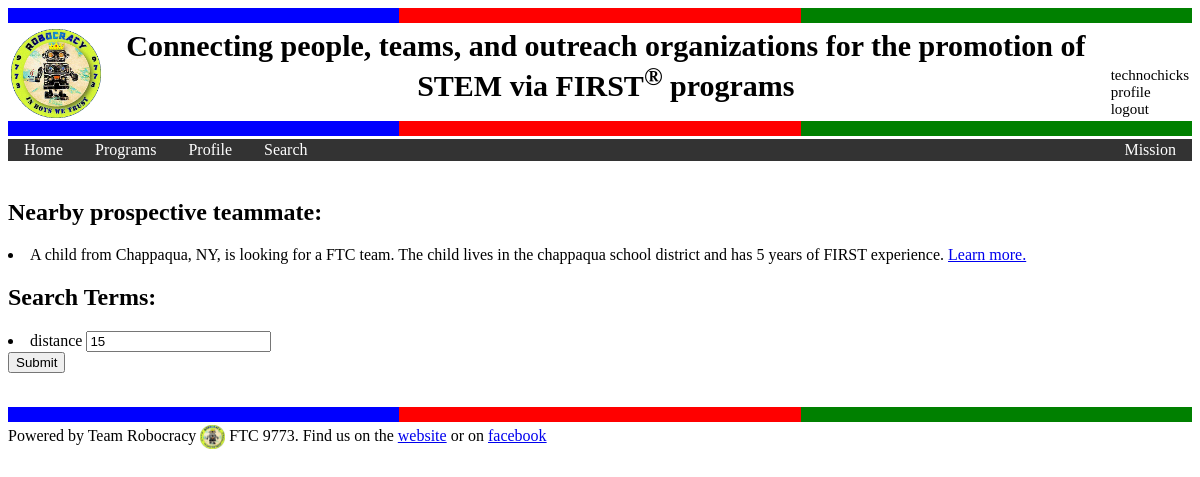
Page /match/team_searching_persons/ (signed in) on the earlier database version.
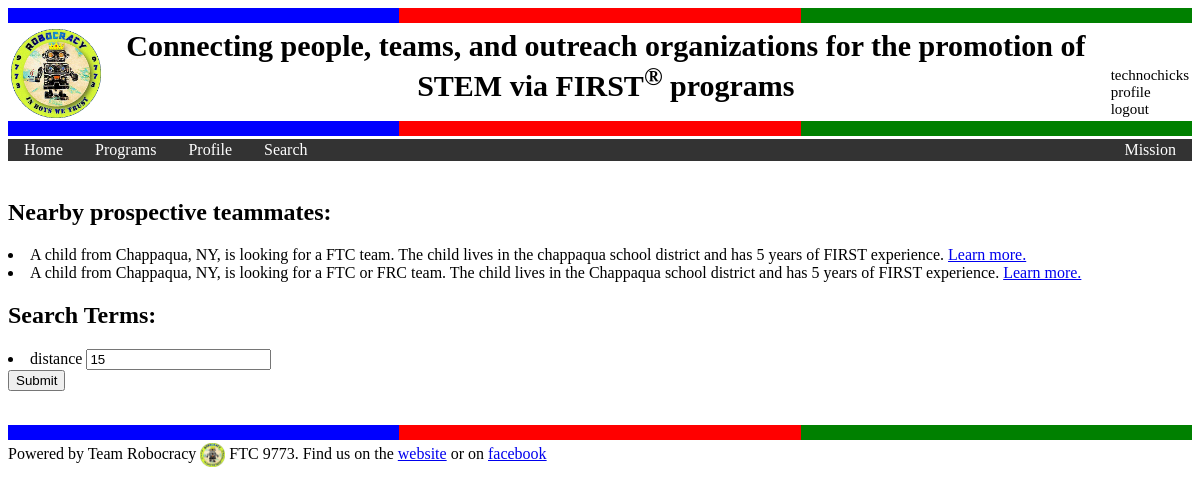
Same page on the later database version.
### match/models.py (models this page shows, shortened)
class Person(models.Model):
    username = models.CharField(max_length=200, default="")
    guardian_name = models.CharField(max_length=200,
        help_text="Enter the name of the child's guardian.")
    child_name = models.CharField(max_length=200,
        help_text="Enter the name of the child that you are looking a team for.")
    child_interest = models.TextField(max_length=1000,
        help_text="Enter your child's interest and relevant experience. Text should read as a paragraph.")
    school_district_name = models.CharField(max_length=200,
        help_text="Enter the name of your child's school district. Some school-based teams restricts membership to children in the district.")
    years_of_FIRST_experience = models.PositiveSmallIntegerField(default=0,
        help_text="Enter the number of seasons that your child has participated in FIRST programs.")
    zip_code = models.PositiveSmallIntegerField(validators=[validate_zip_code],
        help_text="5 digit ZIP code of where you live.")
    town_name = models.CharField(max_length=50, blank=True, default="")
    state_name = models.CharField(max_length=2, blank=True, default="")
    latitude = models.FloatField(default=0.0, blank=True)
    longitude = models.FloatField(default=0.0, blank=True)
    interested_in_jFLL = models.BooleanField(default=False,
        help_text="Select if your child is interested in joining a Junior FIRST Lego League (jFLL) team.")
    interested_in_FLL  = models.BooleanField(default=False,
        help_text="Select if your child is interested in joining an FIRST Lego League (FLL) team.")
    interested_in_FTC  = models.BooleanField(default=False,
        help_text="Select if your child is interested in joining an FIRST Tech Challenge (FTC) team.")
    interested_in_FRC  = models.BooleanField(default=False,
        help_text="Select if your child is interested in joining an FIRST Robotics Competition (FRC) team.")
    def child_team_interest_description(self, positive_pre_sentence, negative_pre_sentence):
        if self.interested_in_jFLL or self.interested_in_FLL or self.interested_in_FTC or self.interested_in_FRC:
            str = positive_pre_sentence + " "
            str += display_or_list([[self.interested_in_jFLL, "junior FLL"],
                    [self.interested_in_FLL, "FLL"], [self.interested_in_FTC, "FTC"],
                    [self.interested_in_FRC, "FRC"]])
            return str + " team"
        else:
            return negative_pre_sentence
    def child_description(self):
        str = "A child from %s, %s, is %s.  " % (self.town_name, self.state_name,
            self.child_team_interest_description("looking for a", "not currently looking for a"))
        str += "The child lives in the %s school district" % self.school_district_name
        if self.years_of_FIRST_experience > 0:
            str += " and has %d %s of FIRST experience. " % (self.years_of_FIRST_experience,
                display_pluralized(self.years_of_FIRST_experience, "year"))
        else:
            str += ".  "
        return str
    def distance_from(self, other_latitude, other_longitude):
        return great_circle([self.latitude, self.longitude], [other_latitude, other_longitude])

### match/views.py (the view)
@login_required
def team_searching_persons(request):
    team = request.user.profile.get_team()
    dist = 15
    return render_team_searching_persons(request, team, dist, "")

### match/models.py (called while the page is built)
def display_conjunction_list(conjunction, list): # list = [[pred, name], ...]
  n = 0
  i = 0
  str = ""
  for logic, name in list:
    if logic:
      n+=1
  for logic, name in list:
    if logic:
      if i == 0:
        str = name
      elif i < n-1:
        str += ", " + name
      elif n == 2:
        str += " %s %s" % (conjunction, name)
      else:
        str += ", and " + name
      i += 1
  return str

def display_or_list(list):
    return display_conjunction_list("or", list)

def display_singular_plural(count, singular_world, plural_word):
    if count > 1:
        return plural_word
    else:
        return singluar_word

def display_pluralized(count, singular_word):
    return display_singular_plural(count, singular_word, singular_word + "s")

def great_circle(point1, point2, miles=True):
    lat1, lng1 = point1
    lat2, lng2 = point2
    lat1, lng1, lat2, lng2 = list(map(radians, [lat1, lng1, lat2, lng2]))
    lat = lat2 - lat1
    lng = lng2 - lng1
    d = sin(lat / 2) ** 2 + cos(lat1) * cos(lat2) * sin(lng / 2) ** 2
    h = 2 * AVG_EARTH_RADIUS * asin(sqrt(d))
    if miles:
        return h * 0.621371  # in miles
    else:
        return h  # in kilometers

### match/templates/match/team_searching_persons_result.html (shortened to what this page needs)
{% extends "base.html" %}
{% block content %}
{% if list_results %}
  {% if person_list_size == 0 %}
    <h2>
    No prospective teammates were found; please expand your search terms.
    </h2>
  {% else %}
    <h2>
    Nearby prospective teammate{{person_list_size|pluralize}}:
    </h2>
    {% for prospective_person in person_list %}
      <li> {{prospective_person.child_description }}
      <a href="{% url 'match:team_viewing_person' prospective_person.username %}">Learn more.</a>
      </li>
    {% endfor %}
  {% endif %}
{% endif %}
<h2>
Search Terms:
</h2>
<form action={% url 'match:team_searching_persons_result'%} method="post">
<li> distance <input type="number" name="distance" value={{dist}}> </li>
<input type="submit" value="Submit">
</form>
{% endblock %}

Differences in the rows shown:
added Person: child_description "A child from Chappaqua, NY, is looking for a FTC or FRC team. The child lives in the Chappaqua school district and has 5 years of FIRST experience."
